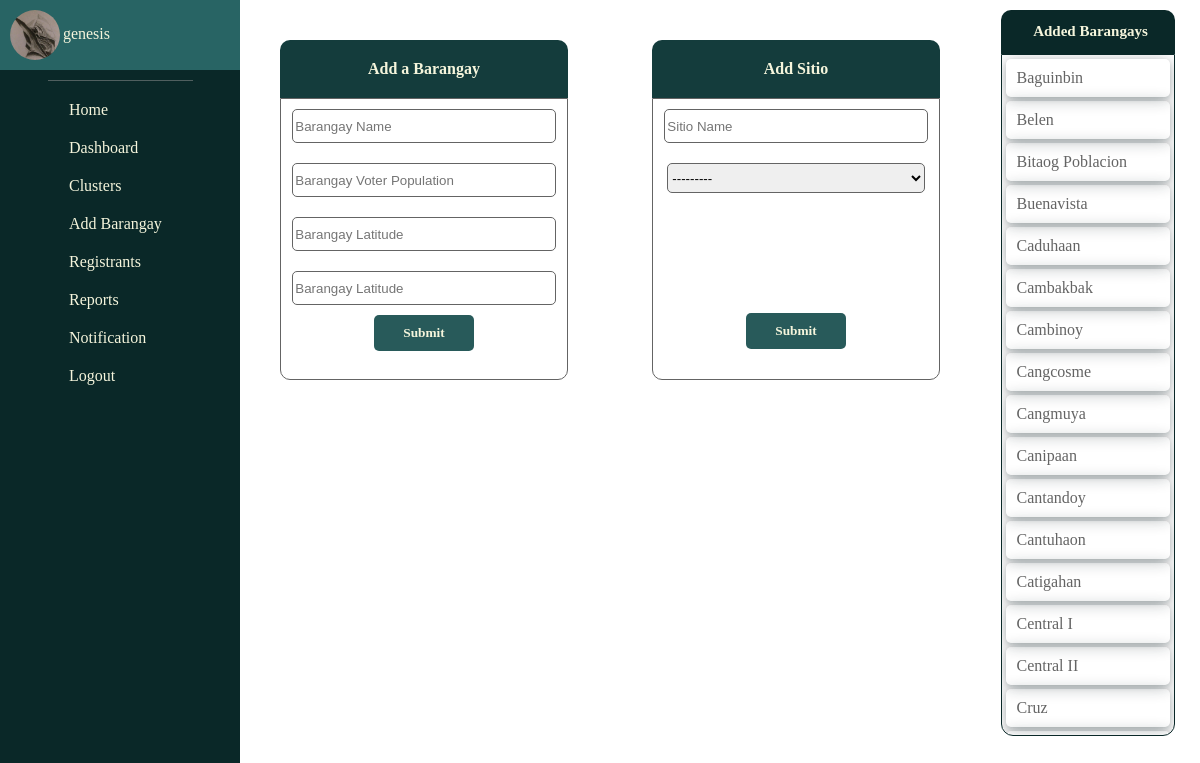
Screenshot of /add-brgy/ (signed in) with the database file from the repository.
### management/models.py (models this page shows, shortened)
class Individual(models.Model):
    user = models.ForeignKey(User, related_name='user_individual', on_delete=models.CASCADE)
    name = models.CharField(max_length=255)
    gender = models.ForeignKey(Gender, related_name='individual_gender', on_delete=models.PROTECT)
    age = models.IntegerField()
    brgy = models.ForeignKey(Barangay, related_name='individual_brgy', on_delete=models.PROTECT)
    sitio = models.ForeignKey(Sitio, related_name='individual_sitio', on_delete=models.PROTECT, null=True, blank=True)
    date_registered = models.DateTimeField(auto_now_add=True)
    group = models.CharField(max_length=255)
    image = models.ImageField(null=True, blank=True, upload_to="images/")

class Barangay(models.Model):
    brgy_name = models.CharField(max_length=255)
    brgy_voter_population = models.IntegerField(blank=True, null=True)
    lat = models.FloatField(blank=True, null=True)
    long = models.FloatField(blank=True, null=True)
    def __str__(self):
        return self.brgy_name
    class Meta:
        ordering = ['brgy_name']

### management/decorators.py (the view)
        def wrapper_func(request, *args, **kwargs):
            groups = request.user.groups.all().values_list('name', flat=True)
            if any(group in allowed_roles for group in groups) or 'Admin' in groups:
                return view_func(request, *args, **kwargs)
            else:
                rendered_template = render(request, 'forbidden_template.html', {'variable': 'value'})
                response = HttpResponseForbidden(rendered_template)
                return response

### management/templates/add_brgy.html (shortened to what this page needs)
{% extends 'base.html' %}
{% load static %}
{% block content %}
    <div>
        <div class="add-brgy-brgy-list-container-div">
            <div class="add-brgy-list-detail-container">
                <div class="add-brgy-list-title-header-div">
                    <h1><i class="fas fa-dharmachakra" aria-hidden="true"></i>Added Barangays</h1>
                </div>
                <div class="add-brgy-brgy-list">
                    {% for brgy in member_brgy %}
                        <a class="add-brgy-link-to-brgy"
                           href="{% url 'member-brgy' brgy.brgy_name %}">
                            <div class="add-brgy-added-brgys-div">
                                {{ brgy.brgy_name }}
                            </div>
                        </a>
                    {% endfor %}
                </div>
            </div>
        </div>
    </div>
    <div class="add-brgy-form-container-div">
        <div class="add-brgy-form-header-title">
            Add a Barangay
        </div>
        <form class="add-brgy-form" id="add-brgy-add-brgy-form" method="POST">
            <div>
                {{ brgy_add_form.brgy_name }}
            </div>
            <div>
                {{ brgy_add_form.brgy_voter_population }}
            </div>
            <div>
                {{ brgy_add_form.lat }}
            </div>
            <div>
                {{ brgy_add_form.long }}
            </div>
            <div class="add-brgy-form-btn-container-div">
                <button class="add-brgy-form-btn" name="add-brgy-form-btn" type="submit">Submit</button>
            </div>
        </form>
    </div>
    <div class="add-brgy-form-container-div">
        <div class="add-brgy-form-header-title">
            Add Sitio
        </div>
        <form class="add-brgy-form" id="add-brgy-add-sitio-form" method="post">
            <div>
                {{ add_sitio_form.name }}
            </div>
            <div>
                {{ add_sitio_form.brgy }}
            </div>
            <div class="add-brgy-form-btn-container-div" id="add-brgy-sito-btn-container-div">
                <button class="add-brgy-form-btn" name="add-sitio-form-btn">Submit</button>
            </div>
        </form>
    </div>
{% endblock %}

### management/templates/base.html (shortened to what this page needs)
<!DOCTYPE html>
<html lang="en">
<head>
    {% load static %}
    {% load humanize %}
    <link rel="stylesheet" href="{% static 'styles.css' %}">
    <link rel="stylesheet" href="{% static 'member_profile.css' %}">
    <link rel="stylesheet" href="{% static 'css/all.min.css' %}">
    <link rel="stylesheet" href="{% static 'css/fontawesome.min.css' %}">
    <link rel="stylesheet" href="{% static 'dashboard.css' %}">
    <link rel="stylesheet" href="{% static 'add-brgy.css' %}">
    <link rel="stylesheet" href="{% static 'add-leader.css' %}">
    <link rel="stylesheet" href="{% static 'add-member.css' %}">
    <link rel="stylesheet" href="{% static 'reports.css' %}">
    <link rel="stylesheet" href="{% static 'brgy-profile.css' %}">
    <link rel="stylesheet" href="{% static 'no-member-brgy.css' %}">
    <link rel="stylesheet" href="{% static 'leader-no-members.css' %}">
    <link rel="stylesheet" href="{% static 'leaderless-members.css' %}">
    <link rel="stylesheet" href="{% static 'member-count-per-brgy.css' %}">
    <link rel="stylesheet" href="{% static 'cluster.css' %}">
    <link rel="stylesheet" href="{% static 'leader-profile.css' %}">
    <link rel="stylesheet" href="{% static 'member-profile.css' %}">
    <link rel="stylesheet" href="{% static 'registrants.css' %}">
    <link rel="stylesheet" href="{% static 'all-members-report.css' %}">
    <link rel="stylesheet" href="{% static 'members-per-brgy-report.css' %}">
    <link rel="stylesheet" href="{% static 'leader-members-report.css' %}">
    <link rel="stylesheet" href="{% static 'members-report.css' %}">
    <link rel="stylesheet" href="{% static 'leaders-report.css' %}">
    <link rel="stylesheet" href="{% static 'sitio-profile.css' %}">
    <link rel="stylesheet" href="{% static 'attendance-list.css' %}">
    <link rel="stylesheet" href="{% static 'sitio-report.css' %}">
</head>
<body>
    <header id="main-header">
        <div class="home-page-authenticated-user">
            <div class="home-page-authenticated-user-element-container">
                <div class="home-page-authenticated-user-image-container">
                    {% if logged_user.image %}
                        <img class="home-page-authenticated-user-profile-image"
                             src="{{ logged_user.image.url }}">
                    {% else %}
                        <div>
                            <i class="fa fa-user" aria-hidden="true"></i>
                        </div>
                    {% endif %}
                </div>
            </div>
            <div class="home-page-authenticated-user-element-container">
                <div class="home-page-authenticated-user-name">
                    {{ request.user }}
                </div>
            </div>
        </div>
        <div style="padding: 0.5px;
                    background-color: rgba(150, 150, 150, 0.5);
                    margin: auto;
                    width: 60%;
                    margin-top: 10px;
                    margin-bottom: 10px;">
        </div>
        <ul class="home-header-nav-links">
            {% if request.user.is_authenticated %}
                <li class="home-header-nav-link">
                    <a class="home-link-to-page" href="{% url 'homepage' %}">
                        <div class="home-link-icon-container">
                            <div class="home-link-icon-div">
                                <i class="fa fa-home"></i>
                            </div>
                        </div>
                        <div class="home-link-icon-container">
                            <div class="home-link-name">
                                Home
                            </div>
                        </div>
                    </a>
                </li>
                <li class="home-header-nav-link">
                    <a class="home-link-to-page" href="{% url 'dashboard' %}">
                        <div class="home-link-icon-container">
                            <div class="home-link-icon-div">
                                <i class="fa fa-line-chart"></i>
                            </div>
                        </div>
                        <div class="home-link-icon-container">
                            <div class="home-link-name">
                                Dashboard
                            </div>
                        </div>
                    </a>
                </li>
                <li class="home-header-nav-link">
                    <a class="home-link-to-page" href="{% url 'clusters' %}">
                        <div class="home-link-icon-container">
                            <div class="home-link-icon-div">
                                <i class="fa fa-users" aria-hidden="true"></i>
                            </div>
                        </div>
                        <div class="home-link-icon-container">
                            <div class="home-link-name">
                                Clusters
                            </div>
                        </div>
                    </a>
                </li>
                <li class="home-header-nav-link">
                    <a class="home-link-to-page" href="{% url 'add-brgy' %}">
                        <div class="home-link-icon-container">
                            <div class="home-link-icon-div">
                                <i class="fas fa-dharmachakra" aria-hidden="true"></i>
                            </div>
                        </div>
                        <div class="home-link-icon-container">
                            <div class="home-link-name">
                                Add Barangay
                            </div>
                        </div>
                    </a>
                </li>
                <li class="home-header-nav-link">
                    <a class="home-link-to-page" href="{% url 'registrants' %}">
                        <div class="home-link-icon-container">
                            <div class="home-link-icon-div">
                                <i class="fas fa-user-plus" aria-hidden="true"></i>
                            </div>
                        </div>
                        <div class="home-link-icon-container">
                            <div class="home-link-name">
                                Registrants
                            </div>
                        </div>
                    </a>
                </li>
                <li class="home-header-nav-link">
                    <a class="home-link-to-page" href="{% url 'reports' %}">
                        <div class="home-link-icon-container">
                            <div class="home-link-icon-div">
                                <i class="fa fa-file" aria-hidden="true"></i>
                            </div>
                        </div>
                        <div class="home-link-icon-container">
                            <div class="home-link-name">
                                Reports
                            </div>
                        </div>
                    </a>
                </li>
                <li class="home-header-nav-link">
                    <div class="main-header-link-container-div" id="notification-toggle">
                        <div class="home-link-icon-container">
                            <div class="home-link-icon-div">
                                <i class="fa fa-bell" aria-hidden="true"></i>
                            </div>
                        </div>
                        <div class="home-link-icon-container">
                            <div class="home-link-name">
                                Notification
                            </div>
                        </div>
                    </div>
                </li>
                <li class="home-header-nav-link">
                    <a class="home-link-to-page" href="{% url 'logout' %}">
                        <div class="home-link-icon-container">
                            <div class="home-link-icon-div">
                                <i class="fa fa-sign-out" aria-hidden="true"></i>
                            </div>
                        </div>
                        <div class="home-link-icon-container">
                            <div class="home-link-name">
                                Logout
                            </div>
                        </div>
                    </a>
                </li>
            {% endif %}
        </ul>
    </header>
    <section class="base-block-content-section-container">
        {% block content %}{% endblock %}
    </section>
</body>
</html>

### rows the page displays
Individual: image (picture)
Barangay: brgy_name "Baguinbin"
Barangay: brgy_name "Belen"
Barangay: brgy_name "Bitaog Poblacion"
Barangay: brgy_name "Buenavista"
Barangay: brgy_name "Caduhaan"
Barangay: brgy_name "Cambakbak"
Barangay: brgy_name "Cambinoy"
Barangay: brgy_name "Cangcosme"
Barangay: brgy_name "Cangmuya"
Barangay: brgy_name "Canipaan"
Barangay: brgy_name "Cantandoy"
Barangay: brgy_name "Cantuhaon"
Barangay: brgy_name "Catigahan"
Barangay: brgy_name "Central I"
Barangay: brgy_name "Central II"
Barangay: brgy_name "Cruz"

### other values shown
{{ request.user }} "genesis"
